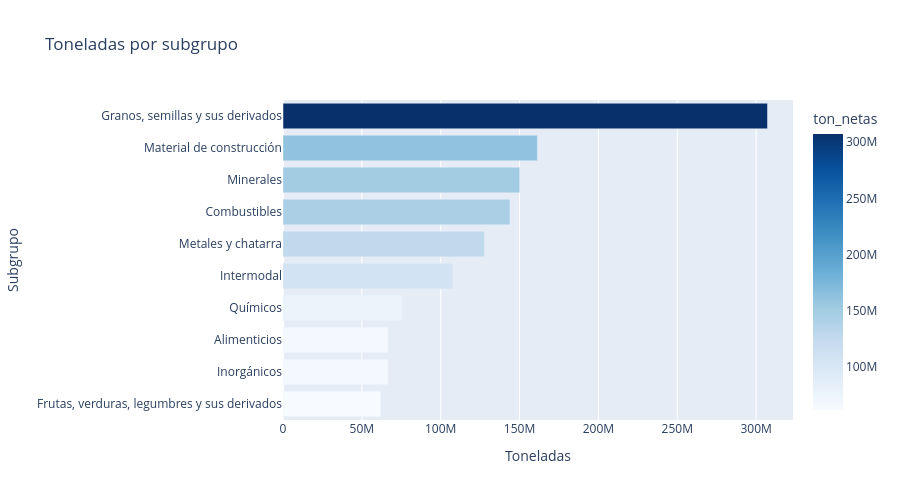

The notebook cell this image was saved under:
### Code cell
import plotly.express as px
#las ouse por subgrupos, para ver otro enfoque y sea mas exacto su distribucion
top_sub = (
    df2.groupby('subgrupo')['ton_netas']
    .sum()
    .sort_values(ascending=False)
    .head(10)
    .reset_index()
)

fig = px.bar(
    top_sub,
    x='ton_netas',
    y='subgrupo',
    orientation='h',
    color='ton_netas',
    color_continuous_scale='Blues',
    title="Toneladas por subgrupo"
)

fig.update_layout(
    yaxis={'categoryorder':'total ascending'},
    xaxis_title="Toneladas",
    yaxis_title="Subgrupo",
    height=500
)

fig.show()

### Figure 1 — Plotly figure (JSON) as saved in the notebook; plotly's stock layout.template omitted (floating-point values rounded to 4 significant figures)
{"data": [{"hovertemplate": "ton_netas=%{marker.color}<br>subgrupo=%{y}<extra></extra>", "legendgroup": "", "marker": {"color": [307200000.0, 161300000.0, 150100000.0, 144000000.0, 127700000.0, 107600000.0, 75350000.0, 66680000.0, 66670000.0, 61910000.0], "coloraxis": "coloraxis", "pattern": {"shape": ""}}, "name": "", "orientation": "h", "showlegend": false, "textposition": "auto", "type": "bar", "x": [307200000.0, 161300000.0, 150100000.0, 144000000.0, 127700000.0, 107600000.0, 75350000.0, 66680000.0, 66670000.0, 61910000.0], "xaxis": "x", "y": ["Granos, semillas y sus derivados", "Material de construcción", "Minerales", "Combustibles", "Metales y chatarra", "Intermodal", "Químicos", "Alimenticios", "Inorgánicos", "Frutas, verduras, legumbres y sus derivados"], "yaxis": "y"}], "layout": {"barmode": "relative", "coloraxis": {"colorbar": {"title": {"text": "ton_netas"}}, "colorscale": [[0, "rgb(247,251,255)"], [0.125, "rgb(222,235,247)"], [0.25, "rgb(198,219,239)"], [0.375, "rgb(158,202,225)"], [0.5, "rgb(107,174,214)"], [0.625, "rgb(66,146,198)"], [0.75, "rgb(33,113,181)"], [0.875, "rgb(8,81,156)"], [1, "rgb(8,48,107)"]]}, "height": 500, "legend": {"tracegroupgap": 0}, "title": {"text": "Toneladas por subgrupo"}, "xaxis": {"anchor": "y", "domain": [0, 1], "title": {"text": "Toneladas"}}, "yaxis": {"anchor": "x", "categoryorder": "total ascending", "domain": [0, 1], "title": {"text": "Subgrupo"}}}}
